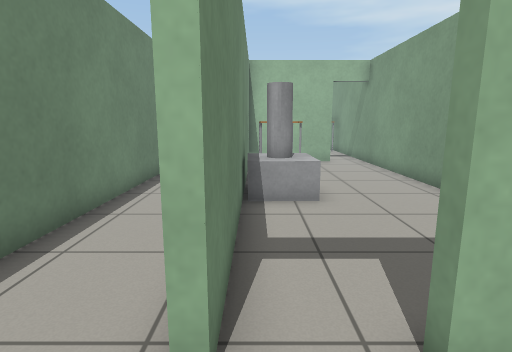
view 1 (above)

14 first-person views from a walk through a Gazebo world. The camera is 1 m above the floor, tilts 10° down and sees 80° across. The floor is counted in squares, 0.5 m on a side. Each view is taken from the middle of a square. On the plan, view 1 faces up. The plan holds only what a view shows up to about 17 squares ahead; the rest is blank. Robots are left out. Gazebo's built-in surfaces are drawn with simple patterns.

view 2
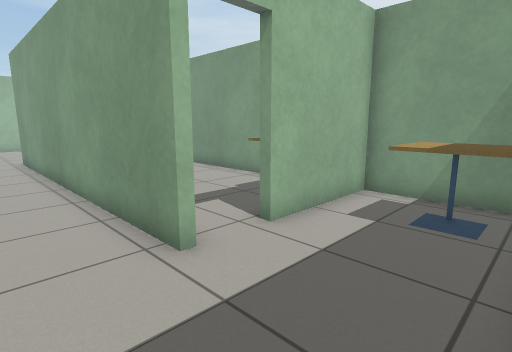

view 3
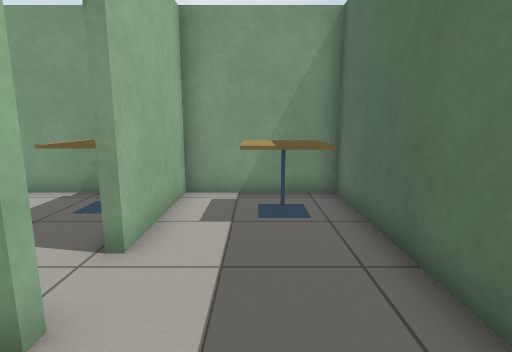

view 4
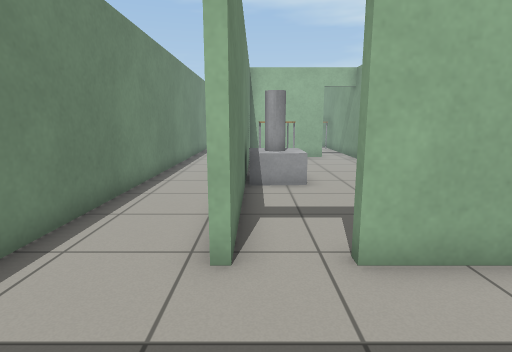

view 5
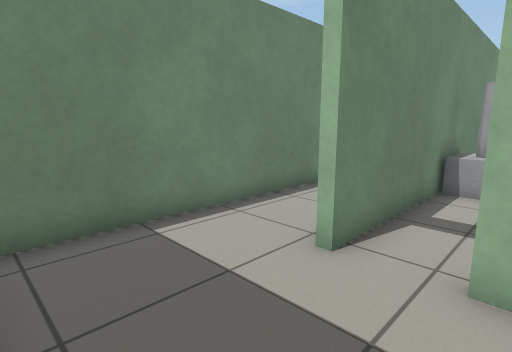

view 6
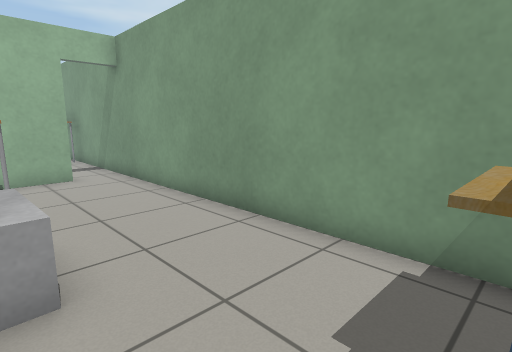

view 7
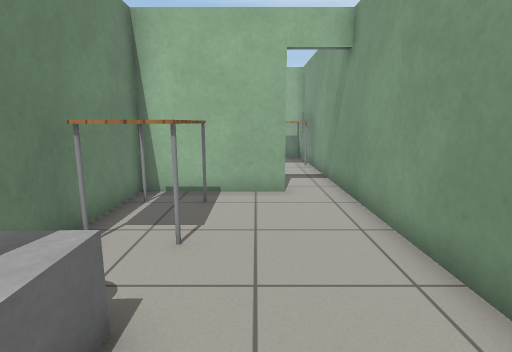

view 8
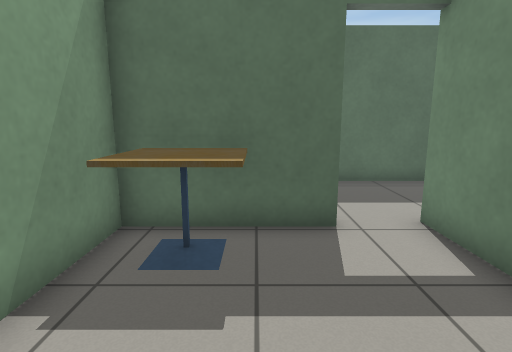

view 9
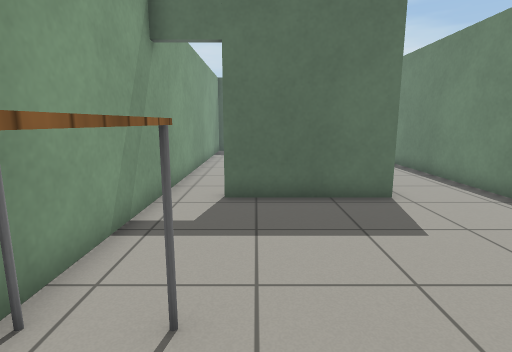

view 10
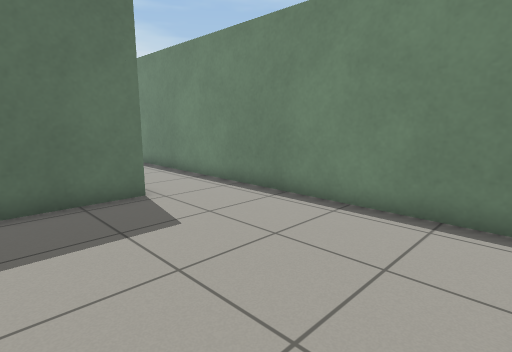

view 11
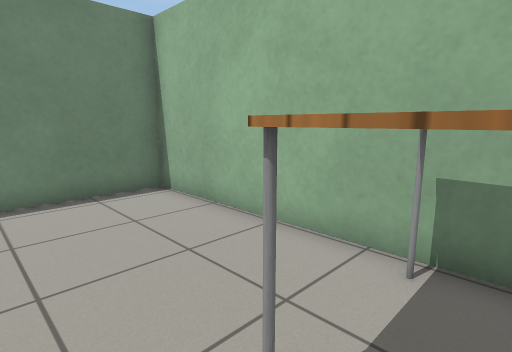

view 12
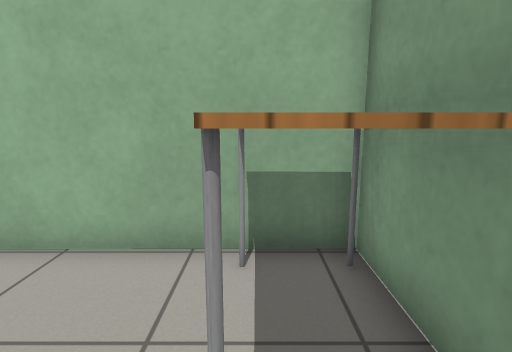

view 13
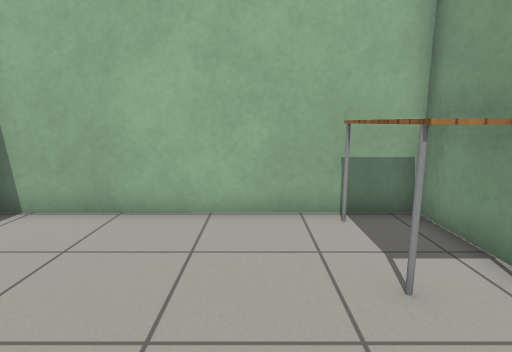

view 14
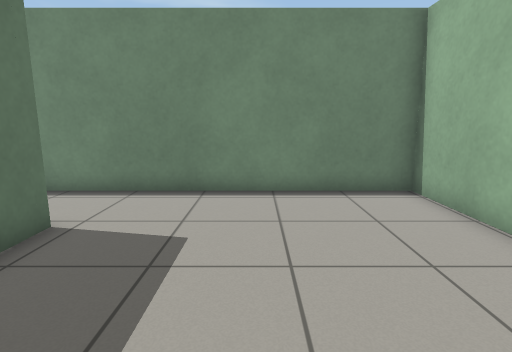

### Floor plan
Points are (right, up) in squares from view 1. A wall is a line through its corners. A room is listed if a view was taken in it or the views show most of it. See-through windows are left out.
Room 1 (views 1, 2, 3, 4, 5, 6, 7, 8)
walls: (-0.3, 7.5) (-0.3, 2) (-0.6, 2) (-0.6, 7.5); (-0.6, 9.4) (-0.6, 11.5); (-0.3, 11.5) (-0.3, 9.4); (1.4, 2.3) (5.6, 2.3) (5.6, 15.9); (-0.6, 14.4) (-0.6, 16); (3.9, 15.7) (-0.3, 15.7) (-0.3, 14.4); (-2.9, -2.3) (5.6, -2.3) (5.6, 2) (1.4, 2); (-3.8, 16.4) (-3.8, -1.7)
ways out: opening at (-2, 15.5) to room 2; open door at (4.5, 16) to room 2; open door at (0.5, 2)
objects: grey box (0, 8) to (0, 9); table (0, 12) to (1, 14); grey cylinder (1, 8) to (1, 9); cafe table (3, -1) to (4, 0); cafe table (3, 3) to (5, 4)
Room 2 (views 9, 10, 11, 12, 13, 14)
walls: (-0.6, 16) (3.9, 16); (5.6, 15.9) (5.6, 24.6) (-3.8, 24.6) (-3.8, 16.4)
ways out: opening at (-2, 15.5) to room 1; open door at (4.5, 16) to room 1
objects: table (4, 21) to (5, 24)

Positions as (right, up) in squares from view 1, and headings:
1: (0, 0), facing up
2: (-3, -2), facing up-right
3: (-3, 0), facing right
4: (0, -2), facing up
5: (2, -2), facing up-left
6: (1, 4), facing up-right
7: (3, 7), facing up
8: (3, 8), facing down
9: (3, 24), facing down
10: (3, 24), facing down-left
11: (5, 20), facing up-left
12: (4, 20), facing up
13: (2, 18), facing up
14: (5, 20), facing left
